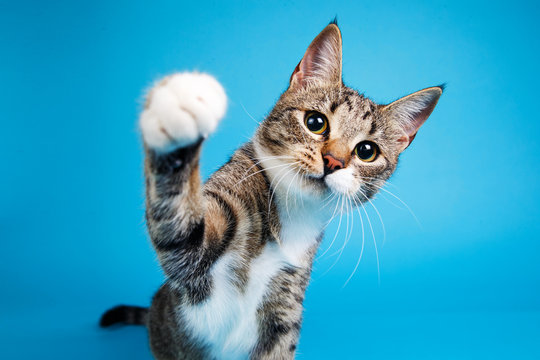
#> input picture libraries/opencv/data/cat.jpg, 540 x 360 px, found by its file name
$ python resize_scale_crop_rotate_flip.py
#> lines starting #> are read from the running program, lines starting #| are printed output that depends on the picture
import cv2

# read the image
image = cv2.imread("/home/su-rays/projects/skills/libraries/opencv/data/cat.jpg")
#> image is the input picture: shape (360, 540, 3); mean B, G, R 191.9, 160, 55.5

# resize the image
resized_img = cv2.resize(image, (640, 480))
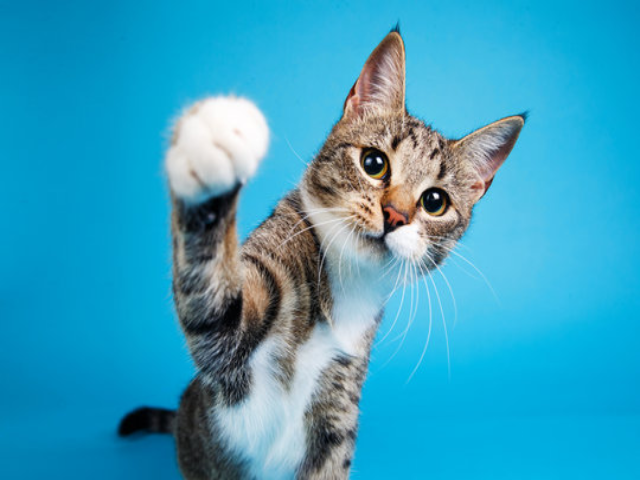
#> resized_img: shape (480, 640, 3); mean B, G, R 191.8, 159.9, 55.5

# crop the image
x, y, w, h = 100, 100, 200, 200  # Crop a 200x200 region starting at (100, 100)
cropped_img = image[y:y+h, x:x+w]
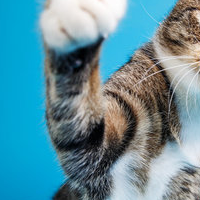
#> cropped_img: shape (200, 200, 3); mean B, G, R 155.6, 142.9, 95.7

# Zoom in/out
scale_factor = 1.5  # Scale by 1.5x
scaled_image = cv2.resize(image, None, fx=scale_factor, fy=scale_factor)

# rotate the image
h, w = image.shape[:2]
#> h = 360; w = 540
center = (w // 2, h // 2)
#> center = (270, 180)
rotation_matrix = cv2.getRotationMatrix2D(center, 45, 1.0)
rotated_img = cv2.warpAffine(image, rotation_matrix, (w, h))
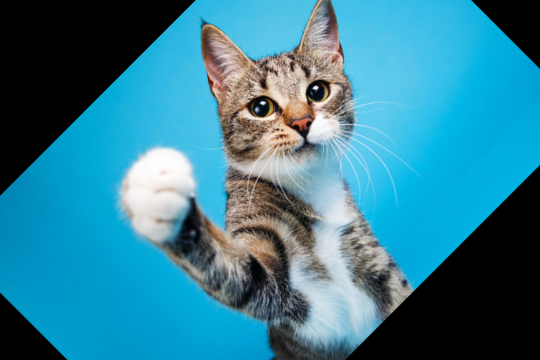
#> rotated_img: shape (360, 540, 3); mean B, G, R 148.7, 126.8, 52.5

# flip the image
flipped_img = cv2.flip(image, 0)  # 1 for horizontal, 0 for vertical
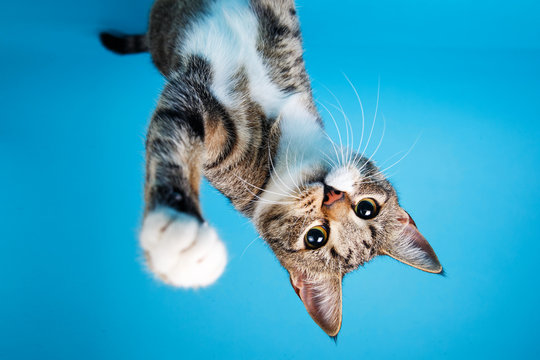
#> flipped_img: shape (360, 540, 3); mean B, G, R 191.9, 160, 55.5

# display
cv2.imshow("resized", resized_img)
cv2.imshow("cropped", cropped_img)
cv2.imshow("rotated", rotated_img)
cv2.imshow("flipped", flipped_img)

# wait for key to press the close the window
cv2.waitKey(0)
cv2.destroyAllWindows()

$ run again, with libraries/opencv/data/bird.jpeg copied over libraries/opencv/data/cat.jpg
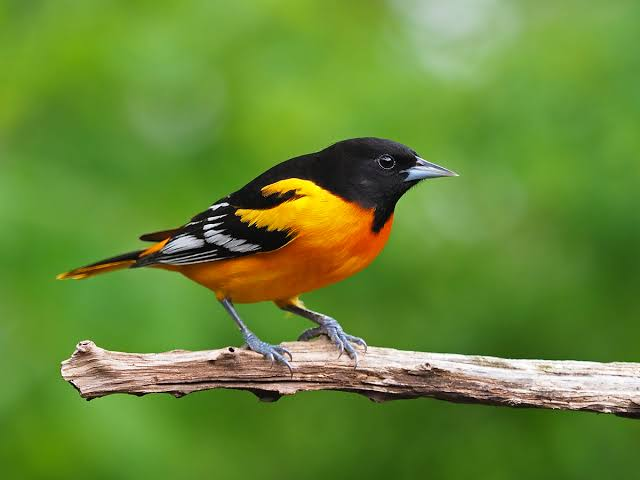
#> input picture libraries/opencv/data/bird.jpeg, 640 x 480 px, found by its file name
#> image is the input picture: shape (480, 640, 3); mean B, G, R 53.3, 137.4, 103.1
#> `rotated_img = cv2.warpAffine(image, rotation_matrix, (w, h))`:
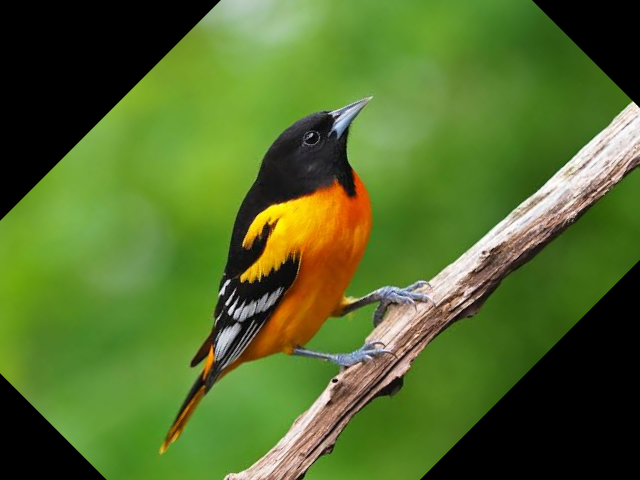
#> rotated_img: shape (480, 640, 3); mean B, G, R 42.1, 107.9, 82.7
#> `flipped_img = cv2.flip(image, 0)`:
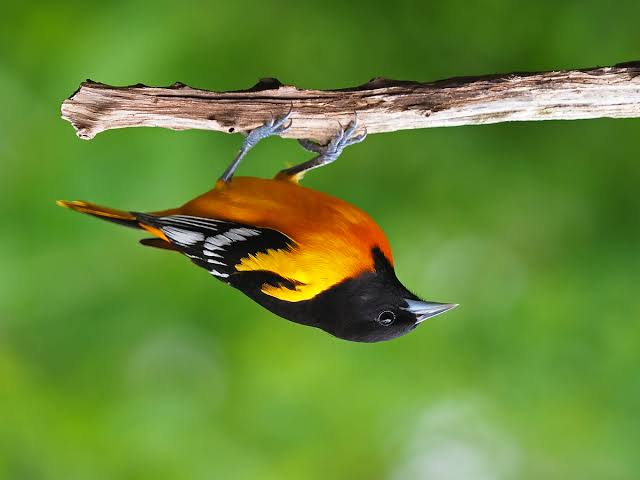
#> flipped_img: shape (480, 640, 3); mean B, G, R 53.3, 137.4, 103.1
